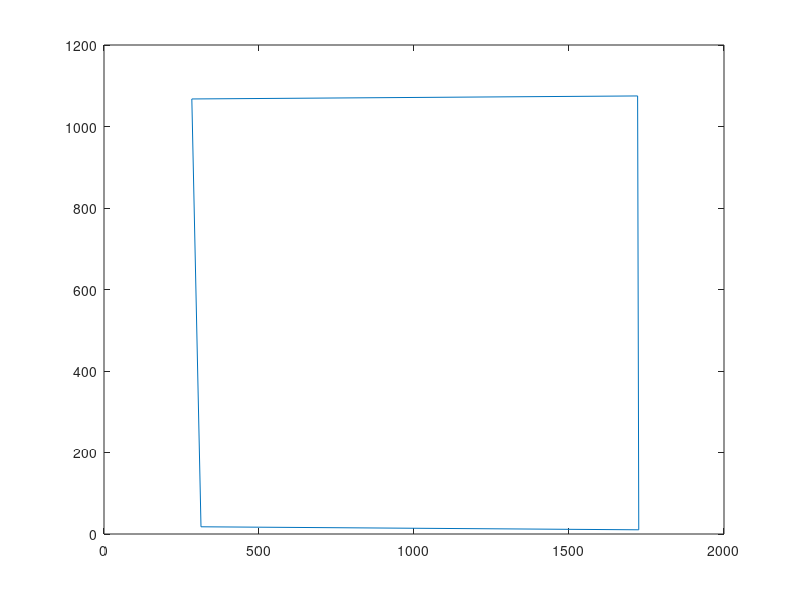

Write the MATLAB code that produced this figure.
ON=1; OFF=0;
pathname ='C:\Users\lab\Desktop\Prey Capture\Excel Data For Code\';



% if ismac
%     pathname = '/Users/crisniell/Dropbox/Prey capture/Prey_tracks/'
% end
% 
% pathname = '/Users/crisniell/Dropbox/Prey capture/Prey_tracks/'
% 

n=0;


%%%group: 1=wt blk6; 2= Dark 1st exp; 3=eyeSuture; 4=Bbgd; 5=earPlug;
% 6=EyeReopen; 7=EarUnplugged; 8=blind mice; 10=ctl Blind
%%%female=1 and male=2
box_Bounds(:,1)=[231.546931	1060.196751	1676.976534	1063.893502	238.940433 6.622744 1669.583032	14.016245];
box_Bounds(:,1)=[283.301444	1067.590253	312.875451	17.712996	1721.337545	1074.983755	1725.034296	10.319495];

box_Bounds(:,2)=[198.276173	1089.770758	1850.723827	1078.680505	194.579422 0 1861.814079 2.925993];
box_Bounds(:,3)=[283.30144 1086.074007 1832.240072 1086.074007 279.604693 0 1850.723827	0];
 figure;plot(box_Bounds([1 3 7 5 1],1),box_Bounds([2 4 8 6 2],1));% plots
%  boundry #1


%%

% approach to virtual stim

n=0;
n=n+1;
files(n).subj = '7520';
files(n).lighting = OFF;
files(n).trackpts = 'DLTdv5_testballxypts.csv';%specific path and file name
files(n).soundfile = '';
files(n).headbar = 0;
files(n).contrast = 100; %some vision thing
files(n).notes = '';
files(n).fps=24;
files(n).scale=18;%pixels/cm on video tracking
files(n).group=1;
files(n).sex=1; 
files(n).FrameS=310;%frame where cricket is first available
files(n).FrameEnd=540;%frame where cricket is caught
files(n).CapTime=9;%capture time in seconds
files(n).FrameFlash=''; %unused, left over from earlier AV sync method
files(n).Moviefile='testball.mp4';
files(n).body=0; %unused
files(n).bounds=box_Bounds(:,1);
%%


